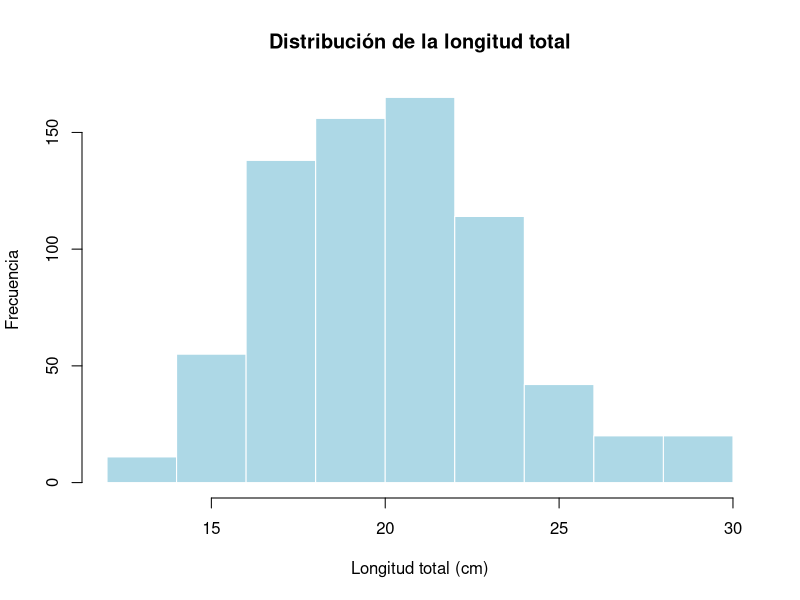
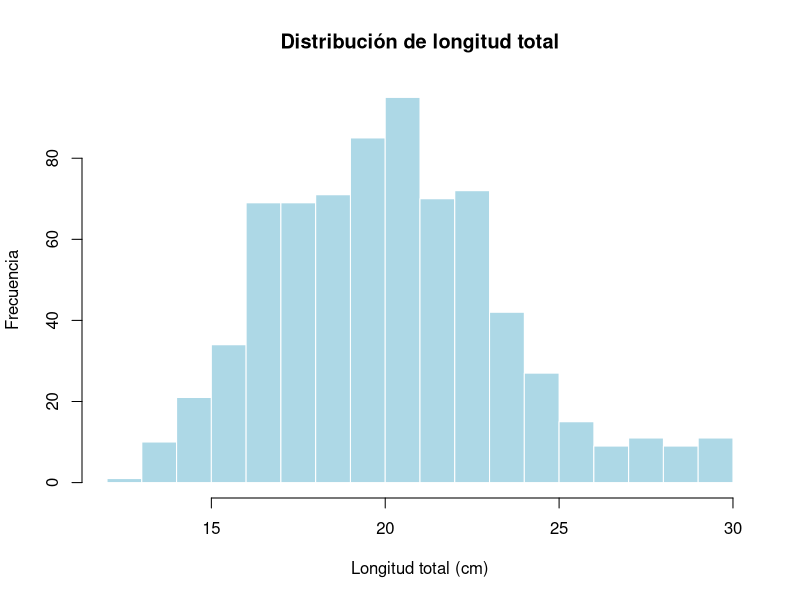
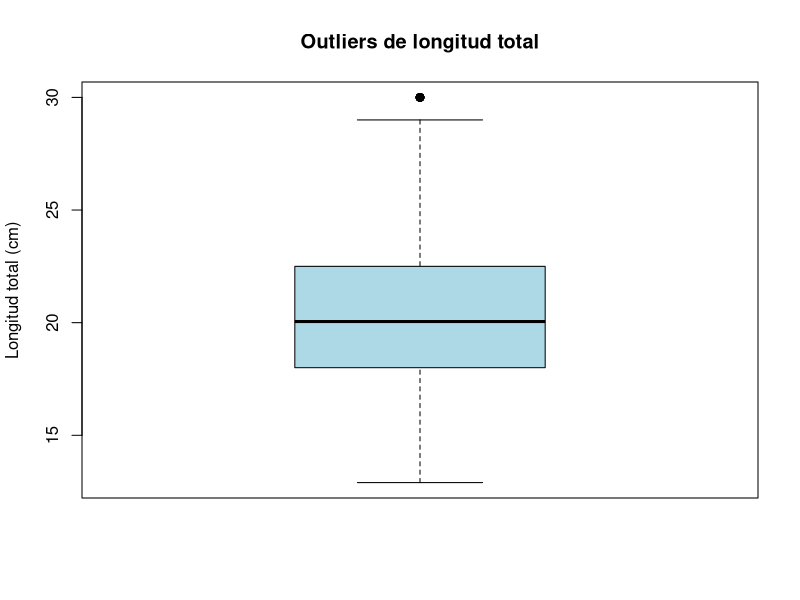

Here is the R script that generated these plots, in order:
## ---- chunk 1

library(readxl)

datos_mugil <- read_excel("Datos mugil.xlsx")

head(datos_mugil, 5)

## ---- chunk 2

hist(datos_mugil$CT,
     main = "Distribución de la longitud total",
     xlab = "Longitud total (cm)",
     ylab = "Frecuencia",
     col = "lightblue",
     border = "white")

## ---- chunk 3
# Función para calcular la media
calcular_media <- function(x) {  mean(x, na.rm = TRUE)}

# Aplicar la función a la longitud total
calcular_media(datos_mugil$CT)
## ---- chunk 4
calcular_rango <- function(x) {  range(x, na.rm = TRUE)}

calcular_rango(datos_mugil$CT)
## ---- chunk 5

library(readxl)

datos_mugil <- read_excel("Datos mugil.xlsx")

# Dimensiones de la base
dim(datos_mugil)

# Estructura de las variables
str(datos_mugil)

# Resumen general
summary(datos_mugil)

# Número de valores ausentes por variable
colSums(is.na(datos_mugil))

## ---- chunk 6

# Longitud total (CT)

mean(datos_mugil$CT, na.rm = TRUE)

median(datos_mugil$CT, na.rm = TRUE)

sd(datos_mugil$CT, na.rm = TRUE)

min(datos_mugil$CT, na.rm = TRUE)

max(datos_mugil$CT, na.rm = TRUE)

# Coeficiente de variación (%)
sd(datos_mugil$CT, na.rm = TRUE) /
  mean(datos_mugil$CT, na.rm = TRUE) * 100

## ---- chunk 7

# Función de estadística descriptiva

estadistica_basica <- function(x) {  x <- x[!is.na(x)]
  c(
    N = length(x),
    Media = mean(x),
    Mediana = median(x),
    SD = sd(x),
    Minimo = min(x),
    Maximo = max(x),
    CV = sd(x) / mean(x) * 100  )}

# Aplicar a la longitud total
estadistica_basica(datos_mugil$CT)

# Aplicar al peso total
estadistica_basica(datos_mugil$PT)

## ---- chunk 8

hist(
  datos_mugil$CT,
  breaks = 20,
  col = "lightblue",
  border = "white",
  main = "Distribución de longitud total",
  xlab = "Longitud total (cm)",
  ylab = "Frecuencia")

## ---- chunk 9

# Verificar si la base está disponible
head(datos_mugil$CT)

# Comprobar la estructura
str(datos_mugil$CT)

## ---- chunk 10

# Boxplot de longitud total

boxplot(datos_mugil$CT,
        main = "Outliers de longitud total",
        ylab = "Longitud total (cm)",
        col = "lightblue",
        pch = 19)

## ---- chunk 11

# Identificar outliers

outliers_CT <- boxplot.stats(
  datos_mugil$CT)$out

# Mostrar los valores atípicos
outliers_CT

# Contar cuántos valores atípicos existen
length(outliers_CT)

## ---- chunk 12

# Función para detectar outliers mediante IQR

detectar_outliers <- function(x) {

  Q1 <- quantile(x, 0.25, na.rm = TRUE)
  Q3 <- quantile(x, 0.75, na.rm = TRUE)

  rango <- IQR(x, na.rm = TRUE)

  LI <- Q1 - 1.5 * rango
  LS <- Q3 + 1.5 * rango

  which(x < LI | x > LS)}

# Aplicar a la longitud total
detectar_outliers(datos_mugil$CT)

# Aplicar al peso total
detectar_outliers(datos_mugil$PT)
